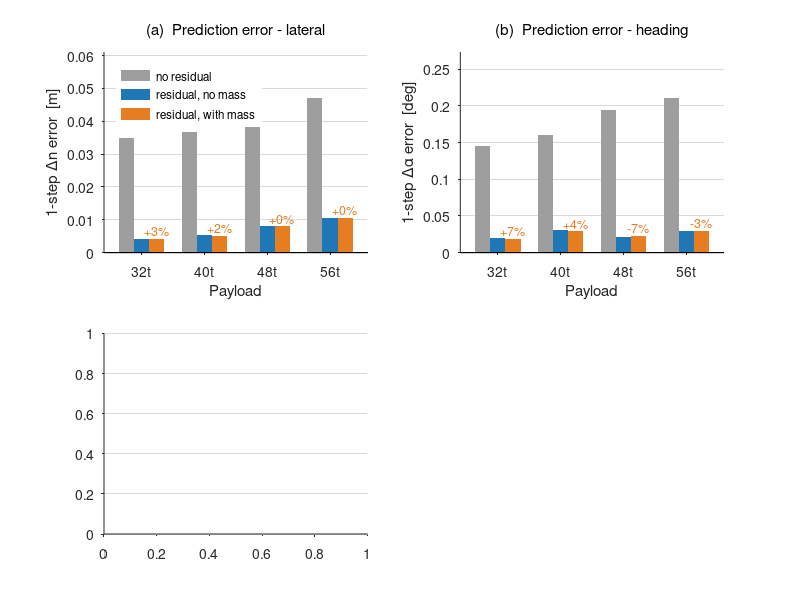

MATLAB code to generate this figure: (Note: this script raises an error after producing the figure.)
% 적재 조건화 - MLP 입력에 무게를 넣어야 하는가 (32 / 40 / 48 / 56 t)
%
% (a)(b) 예측 오차 - 모델이 실제로 하는 일. 학습에 쓰지 않은 검증 분할에서
%        1스텝 잔차 예측 오차를 잰다. 잔차 보정은 오차를 8배 줄이지만,
%        무게를 알려줘도 Δn 은 3.0 / 2.5 / 0.1 / 0.1 % 밖에 안 줄고
%        Δα 는 +7.4 / +4.2 / -7.0 / -3.3 % 로 부호까지 갈린다.
% (c)(d) 폐루프 추종 오차 - 실주행. 조건화가 7~20% 좋아 보이지만, 무게 라벨을
%        무작위로 섞은 플라시보(48 t)가 그 이득의 51%(횡) / 112%(헤딩)를
%        재현한다. 즉 무게 정보가 아니라 입력 차원/초기값/학습 노이즈다.
%
% ** 40 t 주의 ** 40 t 폐루프만 주행 조건이 다르다 (v=12 / 10 Hz / 시드 1개,
% 나머지는 v=10 / 6.5 Hz / 시드 3개). 속도가 1.9 m/s 빨라 절대 오차가 약 2배다.
% 막대에 빗금으로 표시했다. **40 t 내부의 무게 O/X 쌍비교만 유효하다.**
%
% 데이터: fig_mass_conditioning.mat  (results/mass_conditioning.py 가 생성)
% 실행:   results/matlab/ 폴더 안에서 `plot_mass_conditioning`
% 요구:   base MATLAB 만 (툴박스 불필요). R2013a 이상.

clear; close all
load('fig_mass_conditioning.mat')

GREY = [0.62 0.62 0.62];    % 보정 없음
NOM  = [0.12 0.47 0.71];    % 무게 없음
RES  = [0.90 0.49 0.13];    % 무게 있음
PLA  = [0.00 0.62 0.45];    % 플라시보 (Okabe-Ito bluish green)

mp = mass_pred(:);   nP = numel(mp);   xp = (1:nP)';
mc = mass_cloop(:);  nC = numel(mc);   xc = (1:nC)';
w  = 0.24;
DN = 2; DA = 3;             % 채널: 1=ds 2=dn 3=dalpha 4=dv

figure('Color','w','Position',[50 40 1060 720])

%% (a)(b) 예측 오차 - 무게를 알려줘도 안 줄어든다
for k = 1:2
    if k == 1
        ch = DN; sc = 1;      ttl = '(a)  Prediction error - lateral';
        yl = '1-step \Deltan error  [m]';
    else
        ch = DA; sc = 180/pi; ttl = '(b)  Prediction error - heading';
        yl = '1-step \Delta\alpha error  [deg]';
    end
    subplot(2,2,k); hold on; box off
    set(gca,'FontSize',10,'TickDir','out','YGrid','on', ...
            'GridColor',[.85 .85 .85],'GridAlpha',1,'Layer','bottom')
    e0 = squeeze(pred_err(:,1,1,ch))*sc;
    e1 = mean(squeeze(pred_err(:,2,:,ch)),2)*sc;
    e2 = mean(squeeze(pred_err(:,3,:,ch)),2)*sc;
    b0 = bar(xp-w, e0, w, 'FaceColor', GREY, 'EdgeColor','none');
    b1 = bar(xp,   e1, w, 'FaceColor', NOM,  'EdgeColor','none');
    b2 = bar(xp+w, e2, w, 'FaceColor', RES,  'EdgeColor','none');
    for i = 1:nP
        text(xp(i)+w, e2(i)+max(e0)*0.05, ...
             sprintf('%+.0f%%', 100*(e1(i)-e2(i))/e1(i)), ...
             'HorizontalAlignment','center','FontSize',9,'Color',RES);
    end
    if k == 1
        legend([b0 b1 b2], {'no residual','residual, no mass','residual, with mass'}, ...
               'Location','northwest','Box','off','FontSize',8.5);
    end
    set(gca,'XTick',1:nP,'XTickLabel', ...
            arrayfun(@(v) sprintf('%dt',v), mp, 'UniformOutput', false))
    xlim([0.4 nP+0.6]); ylim([0 max(e0)*1.3])
    xlabel('Payload'); ylabel(yl); title(ttl,'FontSize',11,'FontWeight','normal')
end

%% (c)(d) 폐루프 추종 오차 + 플라시보
for k = 1:2
    if k == 1
        ci = 1; ttl = '(c)  Closed-loop lateral error';
        yl = 'Corner |n| RMS  [m]';
    else
        ci = 2; ttl = '(d)  Closed-loop heading error';
        yl = 'Corner \alpha RMS  [deg]';
    end
    subplot(2,2,2+k); hold on; box off
    set(gca,'FontSize',10,'TickDir','out','YGrid','on', ...
            'GridColor',[.85 .85 .85],'GridAlpha',1,'Layer','bottom')
    c0 = nanmean(squeeze(cloop_err(:,1,:,ci)),2);
    c1 = nanmean(squeeze(cloop_err(:,2,:,ci)),2);
    c2 = nanmean(squeeze(cloop_err(:,3,:,ci)),2);
    h1 = bar(xc-w, c0, w, 'FaceColor', NOM, 'EdgeColor','none');
    h2 = bar(xc,   c1, w, 'FaceColor', RES, 'EdgeColor','none');
    h3 = bar(xc+w, c2, w, 'FaceColor', PLA, 'EdgeColor','none');
    % 주행 조건이 다른 적재(40t)는 테두리로 표시 - 절대값 비교 불가
    for i = 1:nC
        if ~cloop_same(i)
            bar(xc(i)-w, c0(i), w, 'FaceColor','none', ...
                'EdgeColor',[0.2 0.2 0.2],'LineWidth',1.2,'LineStyle','--');
            bar(xc(i),   c1(i), w, 'FaceColor','none', ...
                'EdgeColor',[0.2 0.2 0.2],'LineWidth',1.2,'LineStyle','--');
            text(xc(i), max(c0(i),c1(i))*1.11, 'different condition', ...
                 'HorizontalAlignment','center','FontSize',8,'Color',[0.2 0.2 0.2]);
        end
    end
    % 시드별 개별 점 - 평균만 보면 편차가 안 보인다
    off = [-w 0 w];
    for v = 1:3
        for i = 1:nC
            sd = squeeze(cloop_err(i,v,:,ci)); sd = sd(~isnan(sd));
            plot(xc(i)+off(v)+zeros(size(sd)), sd, 'o', 'Color','k', ...
                 'MarkerSize',3.5,'LineWidth',0.8);
        end
    end
    if k == 1
        legend([h1 h2 h3], {'no mass','with mass','shuffled mass (placebo)'}, ...
               'Location','northwest','Box','off','FontSize',8.5);
    end
    set(gca,'XTick',1:nC,'XTickLabel', ...
            arrayfun(@(v) sprintf('%dt',v), mc, 'UniformOutput', false))
    xlim([0.4 nC+0.6]); ylim([0 max([c0;c1])*1.30])
    xlabel('Payload'); ylabel(yl); title(ttl,'FontSize',11,'FontWeight','normal')
end
